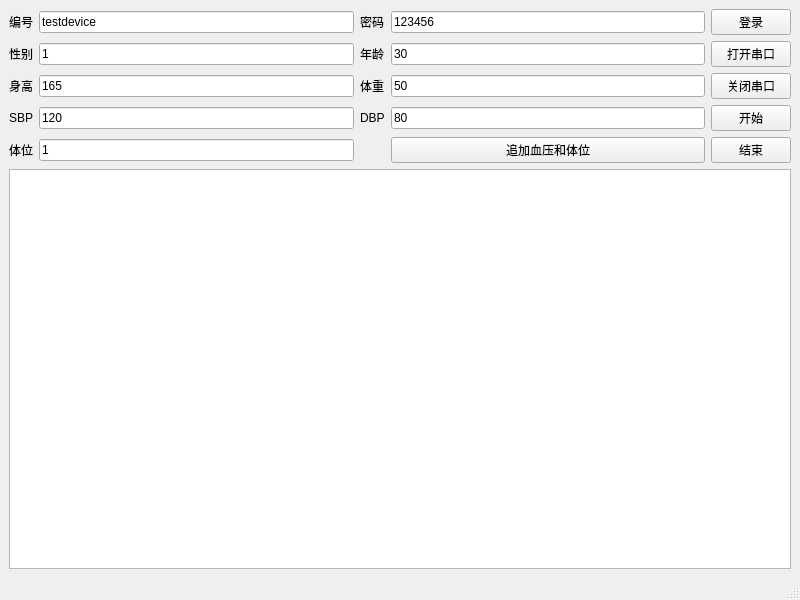
<?xml version="1.0" encoding="UTF-8"?>
<ui version="4.0">
 <class>MainWindow</class>
 <widget class="QMainWindow" name="MainWindow">
  <property name="geometry">
   <rect>
    <x>0</x>
    <y>0</y>
    <width>800</width>
    <height>600</height>
   </rect>
  </property>
  <property name="windowTitle">
   <string>MainWindow</string>
  </property>
  <widget class="QWidget" name="centralwidget">
   <layout class="QVBoxLayout" name="verticalLayout">
    <item>
     <layout class="QGridLayout" name="gridLayout">
      <item row="0" column="0">
       <widget class="QLabel" name="label_5">
        <property name="text">
         <string>编号</string>
        </property>
       </widget>
      </item>
      <item row="0" column="1">
       <widget class="QLineEdit" name="lineEditId">
        <property name="text">
         <string>testdevice</string>
        </property>
       </widget>
      </item>
      <item row="0" column="2">
       <widget class="QLabel" name="label_6">
        <property name="text">
         <string>密码</string>
        </property>
       </widget>
      </item>
      <item row="0" column="3">
       <widget class="QLineEdit" name="lineEditPassword">
        <property name="text">
         <string>123456</string>
        </property>
       </widget>
      </item>
      <item row="0" column="4">
       <widget class="QPushButton" name="pushButtonLogin">
        <property name="text">
         <string>登录</string>
        </property>
       </widget>
      </item>
      <item row="1" column="0">
       <widget class="QLabel" name="label">
        <property name="text">
         <string>性别</string>
        </property>
       </widget>
      </item>
      <item row="1" column="1">
       <widget class="QLineEdit" name="lineEditGender">
        <property name="text">
         <string>1</string>
        </property>
       </widget>
      </item>
      <item row="1" column="2">
       <widget class="QLabel" name="label_2">
        <property name="text">
         <string>年龄</string>
        </property>
       </widget>
      </item>
      <item row="1" column="3">
       <widget class="QLineEdit" name="lineEditAge">
        <property name="text">
         <string>30</string>
        </property>
       </widget>
      </item>
      <item row="1" column="4">
       <widget class="QPushButton" name="pushButtonOpen">
        <property name="text">
         <string>打开串口</string>
        </property>
       </widget>
      </item>
      <item row="2" column="0">
       <widget class="QLabel" name="label_3">
        <property name="text">
         <string>身高</string>
        </property>
       </widget>
      </item>
      <item row="2" column="1">
       <widget class="QLineEdit" name="lineEditHeight">
        <property name="text">
         <string>165</string>
        </property>
       </widget>
      </item>
      <item row="2" column="2">
       <widget class="QLabel" name="label_4">
        <property name="text">
         <string>体重</string>
        </property>
       </widget>
      </item>
      <item row="2" column="3">
       <widget class="QLineEdit" name="lineEditWeight">
        <property name="text">
         <string>50</string>
        </property>
       </widget>
      </item>
      <item row="2" column="4">
       <widget class="QPushButton" name="pushButtonClose">
        <property name="text">
         <string>关闭串口</string>
        </property>
       </widget>
      </item>
      <item row="3" column="0">
       <widget class="QLabel" name="label_7">
        <property name="text">
         <string>SBP</string>
        </property>
       </widget>
      </item>
      <item row="3" column="1">
       <widget class="QLineEdit" name="lineEditSbp">
        <property name="text">
         <string>120</string>
        </property>
       </widget>
      </item>
      <item row="3" column="2">
       <widget class="QLabel" name="label_8">
        <property name="text">
         <string>DBP</string>
        </property>
       </widget>
      </item>
      <item row="3" column="3">
       <widget class="QLineEdit" name="lineEditDbp">
        <property name="text">
         <string>80</string>
        </property>
       </widget>
      </item>
      <item row="3" column="4">
       <widget class="QPushButton" name="pushButtonStart">
        <property name="text">
         <string>开始</string>
        </property>
       </widget>
      </item>
      <item row="4" column="0">
       <widget class="QLabel" name="label_9">
        <property name="text">
         <string>体位</string>
        </property>
       </widget>
      </item>
      <item row="4" column="1">
       <widget class="QLineEdit" name="lineEditPosition">
        <property name="text">
         <string>1</string>
        </property>
       </widget>
      </item>
      <item row="4" column="4">
       <widget class="QPushButton" name="pushButtonEnd">
        <property name="text">
         <string>结束</string>
        </property>
       </widget>
      </item>
      <item row="4" column="3">
       <widget class="QPushButton" name="pushButtonBp">
        <property name="text">
         <string>追加血压和体位</string>
        </property>
       </widget>
      </item>
     </layout>
    </item>
    <item>
     <widget class="QTextBrowser" name="textBrowser"/>
    </item>
   </layout>
  </widget>
  <widget class="QMenuBar" name="menubar">
   <property name="geometry">
    <rect>
     <x>0</x>
     <y>0</y>
     <width>800</width>
     <height>22</height>
    </rect>
   </property>
  </widget>
  <widget class="QStatusBar" name="statusbar"/>
 </widget>
 <resources/>
 <connections/>
</ui>
